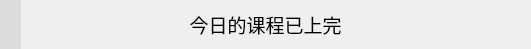
<?xml version="1.0" encoding="UTF-8"?>
<ui version="4.0">
 <class>MainTableWidget</class>
 <widget class="QWidget" name="MainTableWidget">
  <property name="geometry">
   <rect>
    <x>0</x>
    <y>0</y>
    <width>531</width>
    <height>49</height>
   </rect>
  </property>
  <property name="windowTitle">
   <string>MainTableWidget</string>
  </property>
  <property name="styleSheet">
   <string notr="true"/>
  </property>
  <widget class="QWidget" name="status_show" native="true">
   <property name="geometry">
    <rect>
     <x>0</x>
     <y>-49</y>
     <width>531</width>
     <height>49</height>
    </rect>
   </property>
   <property name="styleSheet">
    <string notr="true">background: #1191d3;</string>
   </property>
   <layout class="QHBoxLayout" name="horizontalLayout" stretch="2,2">
    <item>
     <widget class="QLabel" name="label_2">
      <property name="minimumSize">
       <size>
        <width>35</width>
        <height>35</height>
       </size>
      </property>
      <property name="maximumSize">
       <size>
        <width>35</width>
        <height>35</height>
       </size>
      </property>
      <property name="styleSheet">
       <string notr="true">image: url(&quot;:/res/ring.png&quot;)</string>
      </property>
      <property name="text">
       <string/>
      </property>
     </widget>
    </item>
    <item>
     <widget class="QLabel" name="label_3">
      <property name="font">
       <font>
        <pointsize>18</pointsize>
       </font>
      </property>
      <property name="styleSheet">
       <string notr="true">color:#ffffff</string>
      </property>
      <property name="text">
       <string>MSG</string>
      </property>
      <property name="alignment">
       <set>Qt::AlignmentFlag::AlignCenter</set>
      </property>
     </widget>
    </item>
   </layout>
  </widget>
  <widget class="QStackedWidget" name="stackedWidget">
   <property name="geometry">
    <rect>
     <x>0</x>
     <y>0</y>
     <width>531</width>
     <height>49</height>
    </rect>
   </property>
   <property name="styleSheet">
    <string notr="true"/>
   </property>
   <property name="currentIndex">
    <number>0</number>
   </property>
   <widget class="QWidget" name="page">
    <property name="styleSheet">
     <string notr="true"/>
    </property>
    <layout class="QHBoxLayout" name="horizontalLayout_2">
     <item>
      <widget class="QLabel" name="table_show">
       <property name="font">
        <font>
         <pointsize>14</pointsize>
        </font>
       </property>
       <property name="styleSheet">
        <string notr="true">color:#000000;</string>
       </property>
       <property name="text">
        <string>今日的课程已上完</string>
       </property>
       <property name="alignment">
        <set>Qt::AlignmentFlag::AlignCenter</set>
       </property>
      </widget>
     </item>
    </layout>
   </widget>
   <widget class="QWidget" name="page_2">
    <layout class="QHBoxLayout" name="horizontalLayout_3" stretch="1,0">
     <property name="leftMargin">
      <number>30</number>
     </property>
     <property name="topMargin">
      <number>0</number>
     </property>
     <property name="rightMargin">
      <number>20</number>
     </property>
     <property name="bottomMargin">
      <number>0</number>
     </property>
     <item>
      <widget class="QWidget" name="class_show_widget" native="true"/>
     </item>
     <item>
      <widget class="QLabel" name="class_time">
       <property name="font">
        <font>
         <pointsize>18</pointsize>
        </font>
       </property>
       <property name="styleSheet">
        <string notr="true">color:black;</string>
       </property>
       <property name="text">
        <string>--:--:--</string>
       </property>
       <property name="alignment">
        <set>Qt::AlignmentFlag::AlignCenter</set>
       </property>
      </widget>
     </item>
    </layout>
   </widget>
  </widget>
  <widget class="QPushButton" name="hide_window">
   <property name="geometry">
    <rect>
     <x>0</x>
     <y>-2</y>
     <width>21</width>
     <height>51</height>
    </rect>
   </property>
   <property name="styleSheet">
    <string notr="true">background: rgba(200,200,200,0.5);
     border:none;</string>
   </property>
   <property name="text">
    <string/>
   </property>
  </widget>
  <zorder>stackedWidget</zorder>
  <zorder>hide_window</zorder>
  <zorder>status_show</zorder>
 </widget>
 <resources/>
 <connections/>
</ui>
